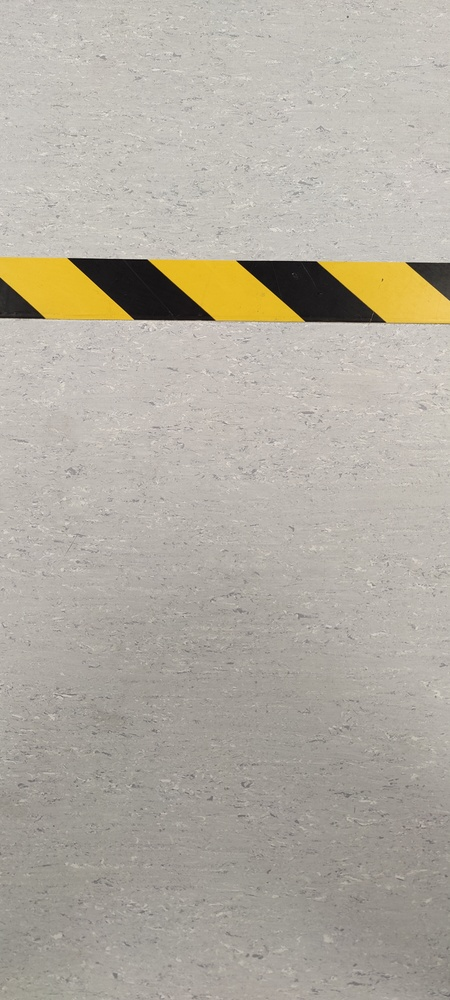
#> input picture training_images/tape/tape.jpg, 450 x 1000 px, shrunk from 1800 x 4000 before the run
$ python tape_detector.py
#> lines starting #> are read from the running program, lines starting #| are printed output that depends on the picture; after the words box and inside, x2 and y2 are one past the last pixel; in counts of white or black regions, pixels touching at a corner belong together
#> further down, image is the input picture: shape (1000, 450, 3); mean B, G, R 161.7, 172.5, 178.1
"""
Code to detect tape boundary to keep the dog inside of
"""

import numpy as np
import cv2

from robot_controls.helpers import helper

#videowriter = helper.create_videowriter("tape", (103, 208))

def tape_found(image):
    # Convert the image to the HSV color space
    image = image[190:-1, 0:-1]
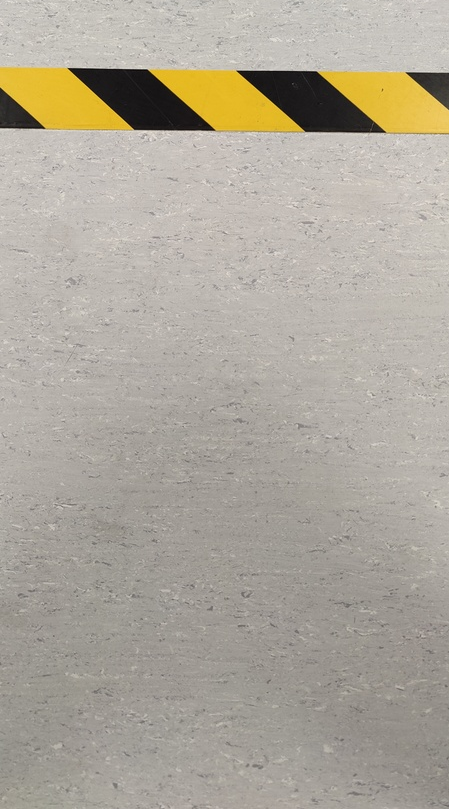
#> image: shape (809, 449, 3); mean of channels 0, 1, 2 155.6, 167.4, 173.6; drawn as B, G, R
    left = int(image.shape[1]/9*4)
#> left = 199
    right = int(image.shape[1]/9*6)
#> right = 299

    image = image[0:-1, left:right]
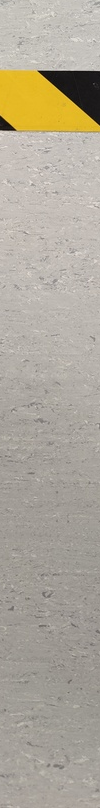
#> image: shape (808, 100, 3); mean of channels 0, 1, 2 154, 167.4, 174.2; drawn as B, G, R
    hsv_image = cv2.cvtColor(image, cv2.COLOR_BGR2HSV)
#> hsv_image: shape (808, 100, 3); mean H, S, V 19.3, 27.3, 174.2

    # Define the lower and upper bounds for the yellow color in HSV
    lower_yellow = np.array([20, 100, 100])  # Lower bound for yellow in HSV
    upper_yellow = np.array([30, 255, 255])  # Upper bound for yellow in HSV

    # Create a mask for the yellow color
    yellow_mask = cv2.inRange(hsv_image, lower_yellow, upper_yellow)
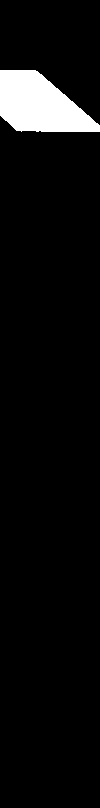
#> yellow_mask: shape (808, 100); 5.3% white; 1 white region, box (x1, y1, x2, y2) and area: (0, 70, 100, 132) 4268

    cv2.imshow("Tape", image)
    #videowriter.write(image)

    # Check if yellow color is detected
    if np.any(yellow_mask > 0):
        return True, image

    return False, image

if __name__ == '__main__':
    image = cv2.imread('../../training_images/tape/tape.jpg')
    print(tape_found(image))
#> (printed output is left out)
